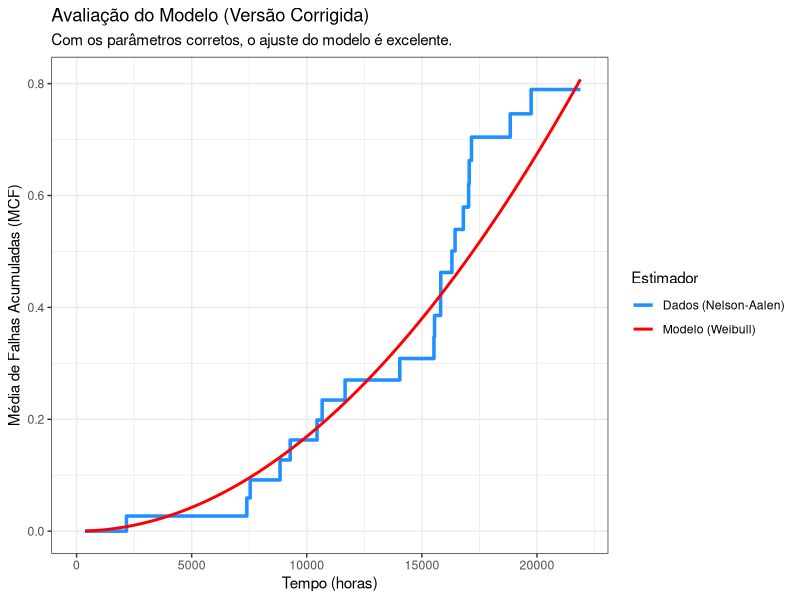

Source code (R): (Note: this script raises an error after producing the figure.)
# Carregar pacotes
library(dplyr)
library(ggplot2)
library(survival)

# Criar o dataframe com os dados do artigo
dados_trafo <- data.frame(
  Equi = c(1, 1, 1, 2, 2, 2, 3, 3, 4, 5, 6, 7, 7, 8, 8, 9, 9, 10, 11, 12, 12, 12, 13, 14, 14, 14, 15, 16, 16, 17, 17, 18, 19, 20, 20, 20, 21, 22, 23, 23, 24, 24, 25, 26, 27, 27, 28, 28, 29, 30, 30, 31, 32, 33, 34, 35, 36, 37, 38, 39, 40),
  Failure_Time = c(8839, 17057, 21887, 9280, 16442, 21887, 10445, 13533, 7902, 8414, 13331, 17156, 21887, 16305, 21887, 16802, 21887, 4881, 16625, 7396, 7541, 19590, 2211, 15821, 19746, 19877, 1927, 15813, 21886, 15524, 21886, 21440, 369, 11664, 17031, 21857, 7544, 6039, 2168, 6698, 18840, 21879, 2288, 2499, 10668, 16838, 15550, 21887, 1616, 14041, 20004, 21888, 21888, 21888, 21888, 21888, 21888, 21888, 21888, 21888, 21888),
  Censura = c(1, 1, 0, 1, 1, 0, 1, 0, 0, 0, 0, 1, 0, 1, 0, 1, 0, 0, 0, 1, 1, 0, 0, 1, 1, 0, 0, 1, 0, 1, 0, 0, 0, 1, 1, 0, 0, 0, 1, 0, 1, 0, 0, 0, 1, 0, 1, 0, 0, 1, 0, 0, 0, 0, 0, 0, 0, 0, 0, 0, 0)
)


## 1. Criar dados em formato de intervalo para o Nelson-Aalen
dados_intervalo <- dados_trafo %>%
  group_by(Equi) %>%
  mutate(
    tempo_inicio = lag(Failure_Time, default = 0),
    tempo_fim = Failure_Time,
    evento = Censura
  ) %>%
  ungroup()

## 2. Criar dados em formato de lista para a Máxima Verossimilhança
dados_lista <- dados_intervalo %>%
  group_by(Equi) %>%
  summarise(
    falhas = list(Failure_Time[evento == 1]),
    tempo_final = max(tempo_fim)
  )


## Função para a log-verossimilhança negativa do Power Law Process
# params[1] = beta (forma), params[2] = theta (escala)
neg_log_likelihood_plp <- function(params, dados) {
  beta <- params[1]
  theta <- params[2]
  
  # Parâmetros devem ser positivos
  if (beta <= 0 || theta <= 0) return(Inf)
  
  # sapply itera sobre cada sistema (cada linha de 'dados_lista')
  total_log_likelihood <- sum(sapply(1:nrow(dados), function(i) {
    tempos_falha <- unlist(dados$falhas[[i]])
    tempo_max <- dados$tempo_final[i]
    
    # Termo da verossimilhança para as falhas observadas
    # log(intensidade) = log(dweibull/pweibull)
    log_intensidade <- 0
    if (length(tempos_falha) > 0) {
      log_intensidade <- sum(dweibull(tempos_falha, shape = beta, scale = theta, log = TRUE) - 
                               pweibull(tempos_falha, shape = beta, scale = theta, lower.tail = FALSE, log.p = TRUE))
    }
    
    # Termo da verossimilhança para o período total de observação
    # Intensidade acumulada M(T) = (T / theta)^beta
    intensidade_acumulada <- (tempo_max / theta)^beta
    
    # Log-verossimilhança para este sistema
    return(log_intensidade - intensidade_acumulada)
  }))
  
  # A função optim minimiza, então retornamos o valor negativo
  return(-total_log_likelihood)
}

## Otimização para encontrar os melhores parâmetros
# Usamos "chutes" iniciais razoáveis para os parâmetros
valores_iniciais <- c(2.0, 20000) 
# Usamos os valores iniciais para definir a escala dos parâmetros
otimizacao_corrigida <- optim(
  par = valores_iniciais,
  fn = neg_log_likelihood_plp,
  dados = dados_lista,
  method = "BFGS",
  # AQUI ESTÁ A CORREÇÃO: informamos a escala dos parâmetros
  control = list(parscale = valores_iniciais) 
)

# Extrair e mostrar os parâmetros agora corretos
beta_estimado_correto <- otimizacao_corrigida$par[1]
theta_estimado_correto <- otimizacao_corrigida$par[2]

cat("✅ Parâmetros da Weibull Corrigidos:\n")
cat("   - Beta (Forma):", beta_estimado_correto, "\n")
cat("   - Theta (Escala):", theta_estimado_correto, "\n")



## 1. Calcular a curva não paramétrica (Nelson-Aalen)
surv_obj <- Surv(time = dados_intervalo$tempo_inicio, 
                 time2 = dados_intervalo$tempo_fim, 
                 event = dados_intervalo$evento)
fit_na <- survfit(surv_obj ~ 1)
mcf_na_data <- data.frame(tempo = fit_na$time, mcf = fit_na$cumhaz)

## 2. Definir a função da curva do nosso modelo (Paramétrica)
mcf_parametrica <- function(t, beta, theta) {
  (t / theta)^beta
}

## Gerar o gráfico comparativo com os parâmetros corretos
ggplot(mcf_na_data, aes(x = tempo, y = mcf)) +
  geom_step(aes(color = "Dados (Nelson-Aalen)"), size = 1.2) +
  stat_function(
    fun = mcf_parametrica,
    # Usando os novos parâmetros
    args = list(beta = beta_estimado_correto, theta = theta_estimado_correto),
    aes(color = "Modelo (Weibull)"),
    size = 1
  ) +
  labs(
    title = "Avaliação do Modelo (Versão Corrigida)",
    subtitle = "Com os parâmetros corretos, o ajuste do modelo é excelente.",
    x = "Tempo (horas)",
    y = "Média de Falhas Acumuladas (MCF)",
    color = "Estimador"
  ) +
  scale_color_manual(values = c("Dados (Nelson-Aalen)" = "dodgerblue", "Modelo (Weibull)" = "red")) +
  theme_bw() +
  coord_cartesian(xlim = c(0, 22000))



C_PM <- 1
C_MR <- 15

# Preparando os dados para o gráfico
intervalo_tau <- seq(tau_otimo - 800, tau_otimo + 800, length.out = 500)
dados_custo <- data.frame(
  tau = intervalo_tau,
  custo = (1 / intervalo_tau) * (C_PM + C_MR * (intervalo_tau / theta_estimado_correto)^beta_estimado_correto)
)

# Criar o gráfico com a posição do texto ajustada
ggplot(dados_custo, aes(x = tau, y = custo)) +
  geom_line(color = "blue", size = 1) +
  geom_vline(xintercept = tau_otimo, color = "red", linetype = "dashed", size = 1) +
  annotate("point", x = tau_otimo, y = custo_otimo, color = "red", size = 4) +
  
  # --- INÍCIO DA ALTERAÇÃO ---
  # Diminuímos o valor somado a 'y' para aproximar o texto do ponto
  annotate(
    "text",
    x = tau_otimo,
    y = custo_otimo + 0.000002, # <-- VALOR AJUSTADO AQUI
    label = paste0("T_ótimo ≈ ", round(tau_otimo), "\nH(T_ótimo) ≈ ", format(custo_otimo, scientific = FALSE, digits = 5)),
    hjust = 0.5,
    vjust = 0 # Alinha a base do texto com a coordenada y
  ) +
  # --- FIM DA ALTERAÇÃO ---
  
  labs(
    title = "Função de Custo da Manutenção Preventiva (Focado no Ótimo)",
    x = "Intervalo τ (horas)",
    y = "H(τ) - Custo por Unidade de Tempo"
  ) +
  theme_bw() +
  theme(panel.grid.major = element_line(linetype = 'dotted'),
        panel.grid.minor = element_line(linetype = 'dotted'))

